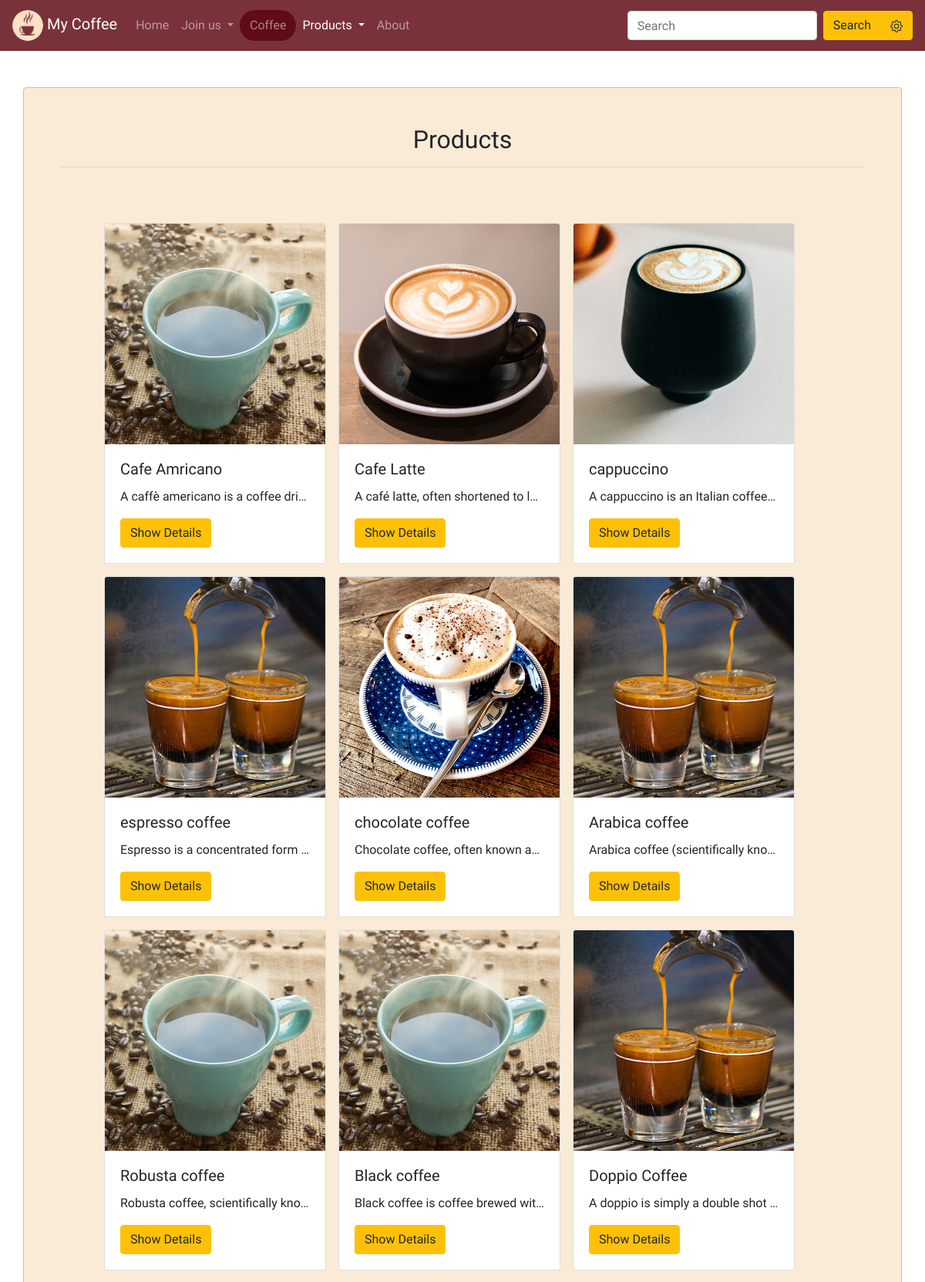
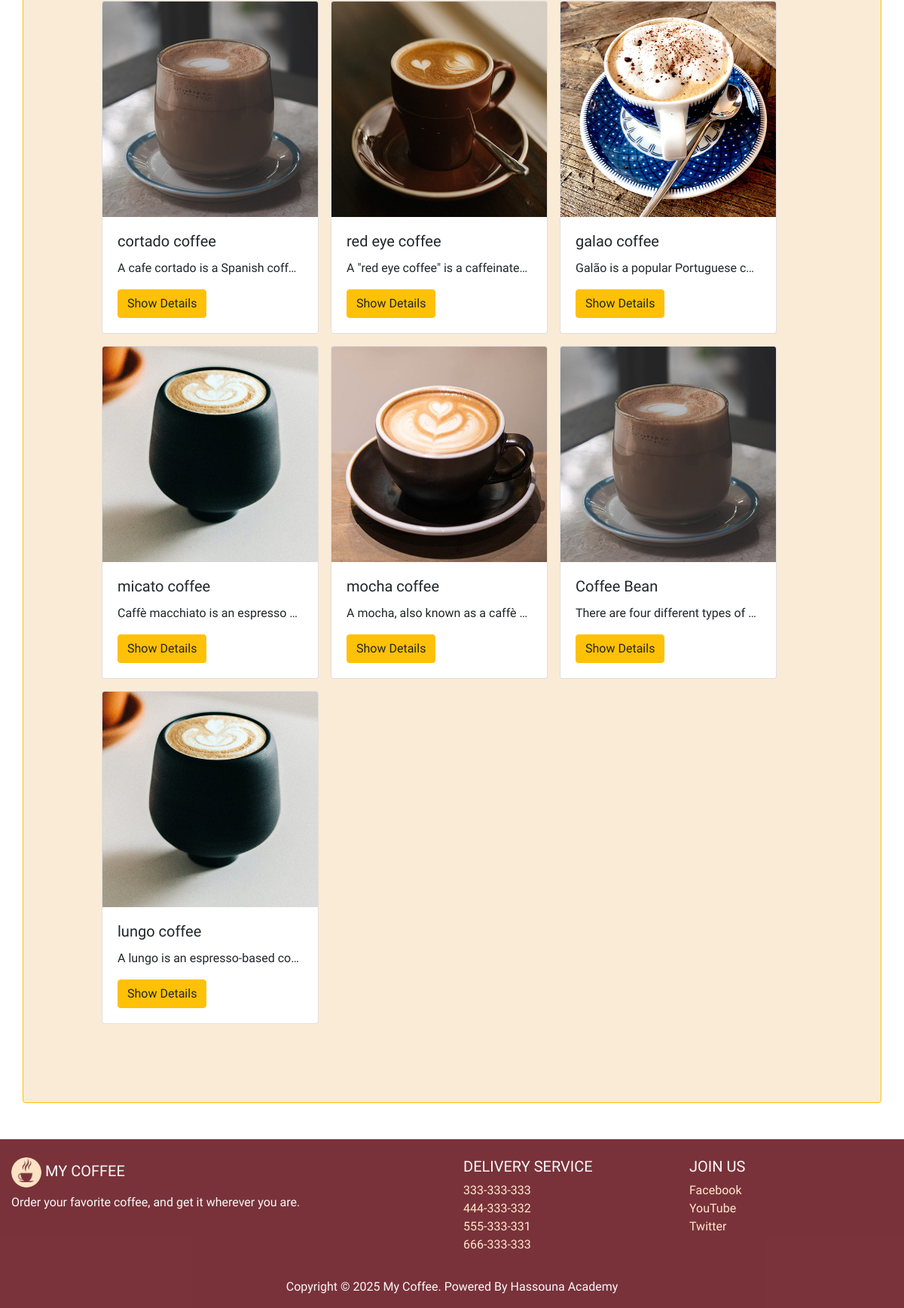
Screenshot of /products/ with the database file from the repository (2 pictures, top to bottom).
### products/models.py (models this page shows, shortened)
class Product(models.Model):
    name = models.CharField(max_length=150)
    description = models.TextField()
    price = models.DecimalField(max_digits = 6, decimal_places=2)
    photo = models.ImageField(upload_to='photos/%Y/%m/%d/')
    is_active = models.BooleanField(default=True)
    publish_date = models.DateTimeField()
    class Meta:
        ordering = ['-publish_date']

### products/views.py (the view, shortened to what this page needs)
# urls.py: path('products/', include('products.urls')),
def products(request):
    pro = Product.objects.all()
    name = None
    desc = None
    pfrom = None
    pto = None
    cs = None
    if 'cs' in request.GET:
        cs = request.GET['cs']
        if  not cs:
            cs= 'off'
    if 'searchpricefrom' in request.GET  and 'searchpriceto' in request.GET:
        pfrom = request.GET['searchpricefrom']
        pto = request.GET['searchpriceto']
        if pfrom and pto:
            if pfrom.isdigit() and pto.isdigit():
                pro = pro.filter( price__gte = pfrom, price__lte = pto )
    context = {
        'products': pro ,
    }
    return render (request, 'products/products.html', context)

### templates/products/products.html
{% extends 'base.html' %}
{% load static %}
{% block content %}
    <div class="my-form container p-5 my-5 rounded border border-warning">
        <form >
            <h2 class="text-center">
            Products
            </h2>
            <hr>
          <section>
  <div class="container-fluid">
    <div class="row p-5" >
          {% for pro in products %}
                              <div>
                      <div class="card m-2" style="width: 18rem;">
                        <img src="{{pro.photo.url}}" class="card-img-top" alt="{{ pro.name }}">
                        <div class="card-body">
                          <h5 class="card-title">{{ pro.name }}</h5>
                          <p class="card-text text-truncate">{{ pro.description }}</p>
                          <a href="{% url 'product' pro_id=pro.id %}" class="btn btn-warning">Show Details</a>
                        </div>
                      </div>
                    </div>
          {% empty %}
          <h4 class="alert alert-warning">
            No products here,
            <a class="text-dark" href="{% url 'products' %}">All products</a>
          </h4>
          {% endfor %}
                  </div>
                </div>
            </section>
        </form>
    </div>
{% endblock %}

### mycoffee/static/css/style.css (style rules this page uses)
html, body { height: 100%; width: 100%; }
a { color: rgb(255, 231, 204) ; }
body { font-family: 'Merienda', cursive; padding-top:65px; }
.my-form { background-color: antiquewhite; }

### rows the page displays
Product: photo (picture), name "Cafe Amricano", description "A caffè americano is a coffee dri…"
Product: photo (picture), name "Cafe Latte", description "A café latte, often shortened to l…"
Product: photo (picture), name "cappuccino", description "A cappuccino is an Italian coffee…"
Product: photo (picture), name "espresso coffee", description "Espresso is a concentrated form…"
Product: photo (picture), name "chocolate coffee", description "Chocolate coffee, often known a…"
Product: photo (picture), name "Arabica coffee", description "Arabica coffee (scientifically kno…"
Product: photo (picture), name "Robusta coffee", description "Robusta coffee, scientifically kno…"
Product: photo (picture), name "Black coffee", description "Black coffee is coffee brewed wit…"
Product: photo (picture), name "Doppio Coffee", description "A doppio is simply a double shot…"
Product: photo (picture), name "cortado coffee", description "A cafe cortado is a Spanish coff…"
Product: photo (picture), name "red eye coffee", description "A \"red eye coffee\" is a caffeinate…"
Product: photo (picture), name "galao coffee", description "Galão is a popular Portuguese c…"
Product: photo (picture), name "micato coffee", description "Caffè macchiato is an espresso…"
Product: photo (picture), name "mocha coffee", description "A mocha, also known as a caffè…"
Product: photo (picture), name "Coffee Bean", description "There are four different types of…"
Product: photo (picture), name "lungo coffee", description "A lungo is an espresso-based co…"
